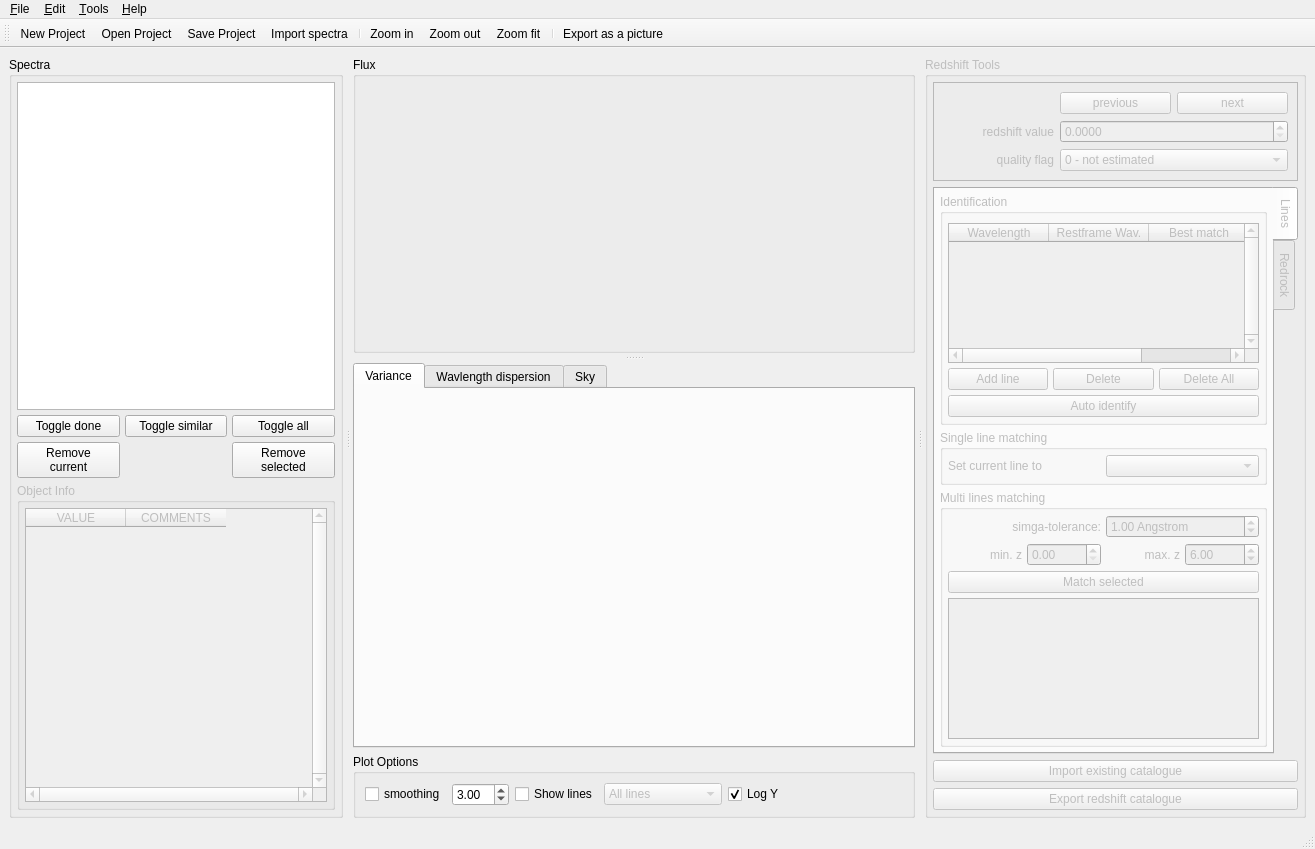
<?xml version="1.0" encoding="UTF-8"?>
<ui version="4.0">
 <class>MainWindow</class>
 <widget class="QMainWindow" name="MainWindow">
  <property name="geometry">
   <rect>
    <x>0</x>
    <y>0</y>
    <width>1315</width>
    <height>849</height>
   </rect>
  </property>
  <property name="sizePolicy">
   <sizepolicy hsizetype="Minimum" vsizetype="Preferred">
    <horstretch>0</horstretch>
    <verstretch>0</verstretch>
   </sizepolicy>
  </property>
  <property name="minimumSize">
   <size>
    <width>100</width>
    <height>100</height>
   </size>
  </property>
  <property name="windowTitle">
   <string>MainWindow</string>
  </property>
  <widget class="QWidget" name="central_widget">
   <layout class="QHBoxLayout" name="horizontalLayout">
    <item>
     <widget class="QSplitter" name="splitter_main">
      <property name="sizePolicy">
       <sizepolicy hsizetype="Expanding" vsizetype="Expanding">
        <horstretch>0</horstretch>
        <verstretch>0</verstretch>
       </sizepolicy>
      </property>
      <property name="frameShape">
       <enum>QFrame::NoFrame</enum>
      </property>
      <property name="frameShadow">
       <enum>QFrame::Plain</enum>
      </property>
      <property name="orientation">
       <enum>Qt::Horizontal</enum>
      </property>
      <property name="handleWidth">
       <number>10</number>
      </property>
      <widget class="QGroupBox" name="spec_group_box">
       <property name="sizePolicy">
        <sizepolicy hsizetype="MinimumExpanding" vsizetype="Expanding">
         <horstretch>0</horstretch>
         <verstretch>0</verstretch>
        </sizepolicy>
       </property>
       <property name="minimumSize">
        <size>
         <width>300</width>
         <height>0</height>
        </size>
       </property>
       <property name="autoFillBackground">
        <bool>false</bool>
       </property>
       <property name="title">
        <string>Spectra</string>
       </property>
       <property name="checkable">
        <bool>false</bool>
       </property>
       <layout class="QVBoxLayout" name="verticalLayout">
        <property name="spacing">
         <number>5</number>
        </property>
        <property name="leftMargin">
         <number>5</number>
        </property>
        <property name="topMargin">
         <number>5</number>
        </property>
        <property name="rightMargin">
         <number>5</number>
        </property>
        <property name="bottomMargin">
         <number>5</number>
        </property>
        <item>
         <widget class="QListWidget" name="spec_list_widget">
          <property name="sizePolicy">
           <sizepolicy hsizetype="Minimum" vsizetype="Expanding">
            <horstretch>0</horstretch>
            <verstretch>0</verstretch>
           </sizepolicy>
          </property>
         </widget>
        </item>
        <item>
         <layout class="QGridLayout" name="grid_layout">
          <item row="1" column="0">
           <widget class="QPushButton" name="remove_spec_button">
            <property name="text">
             <string>Remove
current</string>
            </property>
           </widget>
          </item>
          <item row="0" column="2">
           <widget class="QPushButton" name="toggle_all_button">
            <property name="text">
             <string>Toggle all</string>
            </property>
           </widget>
          </item>
          <item row="0" column="1">
           <widget class="QPushButton" name="toggle_similar_button">
            <property name="text">
             <string>Toggle similar</string>
            </property>
           </widget>
          </item>
          <item row="0" column="0">
           <widget class="QPushButton" name="toggle_done_button">
            <property name="text">
             <string>Toggle done</string>
            </property>
           </widget>
          </item>
          <item row="1" column="2">
           <widget class="QPushButton" name="remove_selected_button">
            <property name="text">
             <string>Remove
selected</string>
            </property>
           </widget>
          </item>
         </layout>
        </item>
        <item>
         <widget class="QGroupBox" name="info_group_box">
          <property name="enabled">
           <bool>false</bool>
          </property>
          <property name="sizePolicy">
           <sizepolicy hsizetype="Preferred" vsizetype="MinimumExpanding">
            <horstretch>0</horstretch>
            <verstretch>0</verstretch>
           </sizepolicy>
          </property>
          <property name="title">
           <string>Object Info</string>
          </property>
          <layout class="QVBoxLayout" name="verticalLayout_3">
           <property name="spacing">
            <number>5</number>
           </property>
           <property name="leftMargin">
            <number>5</number>
           </property>
           <property name="topMargin">
            <number>5</number>
           </property>
           <property name="rightMargin">
            <number>5</number>
           </property>
           <property name="bottomMargin">
            <number>5</number>
           </property>
           <item>
            <widget class="QTableWidget" name="obj_prop_table_widget">
             <property name="sizePolicy">
              <sizepolicy hsizetype="Minimum" vsizetype="Expanding">
               <horstretch>0</horstretch>
               <verstretch>0</verstretch>
              </sizepolicy>
             </property>
             <property name="verticalScrollBarPolicy">
              <enum>Qt::ScrollBarAlwaysOn</enum>
             </property>
             <property name="horizontalScrollBarPolicy">
              <enum>Qt::ScrollBarAlwaysOn</enum>
             </property>
             <property name="sizeAdjustPolicy">
              <enum>QAbstractScrollArea::AdjustIgnored</enum>
             </property>
             <property name="editTriggers">
              <set>QAbstractItemView::AnyKeyPressed|QAbstractItemView::EditKeyPressed</set>
             </property>
             <property name="alternatingRowColors">
              <bool>true</bool>
             </property>
             <property name="verticalScrollMode">
              <enum>QAbstractItemView::ScrollPerItem</enum>
             </property>
             <property name="horizontalScrollMode">
              <enum>QAbstractItemView::ScrollPerPixel</enum>
             </property>
             <attribute name="horizontalHeaderCascadingSectionResizes">
              <bool>true</bool>
             </attribute>
             <column>
              <property name="text">
               <string>VALUE</string>
              </property>
              <property name="font">
               <font>
                <bold>false</bold>
               </font>
              </property>
             </column>
             <column>
              <property name="text">
               <string>COMMENTS</string>
              </property>
             </column>
            </widget>
           </item>
          </layout>
         </widget>
        </item>
       </layout>
      </widget>
      <widget class="QWidget" name="layoutWidget">
       <layout class="QVBoxLayout" name="vertical_layout_2" stretch="0,0">
        <item>
         <widget class="QSplitter" name="splitter_plots">
          <property name="sizePolicy">
           <sizepolicy hsizetype="Expanding" vsizetype="Expanding">
            <horstretch>0</horstretch>
            <verstretch>0</verstretch>
           </sizepolicy>
          </property>
          <property name="frameShape">
           <enum>QFrame::NoFrame</enum>
          </property>
          <property name="frameShadow">
           <enum>QFrame::Plain</enum>
          </property>
          <property name="orientation">
           <enum>Qt::Vertical</enum>
          </property>
          <property name="handleWidth">
           <number>10</number>
          </property>
          <widget class="QGroupBox" name="flux_group_box">
           <property name="sizePolicy">
            <sizepolicy hsizetype="Expanding" vsizetype="Expanding">
             <horstretch>0</horstretch>
             <verstretch>0</verstretch>
            </sizepolicy>
           </property>
           <property name="title">
            <string>Flux</string>
           </property>
           <property name="flat">
            <bool>false</bool>
           </property>
           <layout class="QGridLayout" name="fluxGroupBoxGridLayout">
            <property name="leftMargin">
             <number>0</number>
            </property>
            <property name="topMargin">
             <number>0</number>
            </property>
            <property name="rightMargin">
             <number>0</number>
            </property>
            <property name="bottomMargin">
             <number>0</number>
            </property>
            <property name="spacing">
             <number>0</number>
            </property>
            <item row="0" column="0">
             <widget class="QWidget" name="flux_container_widget" native="true">
              <property name="sizePolicy">
               <sizepolicy hsizetype="Expanding" vsizetype="Expanding">
                <horstretch>0</horstretch>
                <verstretch>0</verstretch>
               </sizepolicy>
              </property>
              <layout class="QHBoxLayout" name="flux_widget_layout">
               <property name="spacing">
                <number>0</number>
               </property>
               <property name="leftMargin">
                <number>0</number>
               </property>
               <property name="topMargin">
                <number>0</number>
               </property>
               <property name="rightMargin">
                <number>0</number>
               </property>
               <property name="bottomMargin">
                <number>0</number>
               </property>
              </layout>
             </widget>
            </item>
           </layout>
          </widget>
          <widget class="QTabWidget" name="other_charts_tab_widget">
           <property name="sizePolicy">
            <sizepolicy hsizetype="Expanding" vsizetype="Expanding">
             <horstretch>0</horstretch>
             <verstretch>0</verstretch>
            </sizepolicy>
           </property>
           <property name="minimumSize">
            <size>
             <width>0</width>
             <height>100</height>
            </size>
           </property>
           <property name="currentIndex">
            <number>0</number>
           </property>
           <widget class="QWidget" name="container_tab_var">
            <attribute name="title">
             <string>Variance</string>
            </attribute>
            <layout class="QGridLayout" name="var_widget_layout">
             <property name="leftMargin">
              <number>0</number>
             </property>
             <property name="topMargin">
              <number>0</number>
             </property>
             <property name="rightMargin">
              <number>0</number>
             </property>
             <property name="bottomMargin">
              <number>0</number>
             </property>
             <property name="spacing">
              <number>0</number>
             </property>
            </layout>
           </widget>
           <widget class="QWidget" name="container_tab_wd">
            <attribute name="title">
             <string>Wavlength dispersion</string>
            </attribute>
            <layout class="QGridLayout" name="wdisp_widget_layout">
             <property name="leftMargin">
              <number>0</number>
             </property>
             <property name="topMargin">
              <number>0</number>
             </property>
             <property name="rightMargin">
              <number>0</number>
             </property>
             <property name="bottomMargin">
              <number>0</number>
             </property>
             <property name="spacing">
              <number>0</number>
             </property>
            </layout>
           </widget>
           <widget class="QWidget" name="container_tab_sky">
            <attribute name="title">
             <string>Sky</string>
            </attribute>
            <layout class="QGridLayout" name="sky_widget_layout">
             <property name="leftMargin">
              <number>0</number>
             </property>
             <property name="topMargin">
              <number>0</number>
             </property>
             <property name="rightMargin">
              <number>0</number>
             </property>
             <property name="bottomMargin">
              <number>0</number>
             </property>
             <property name="spacing">
              <number>0</number>
             </property>
            </layout>
           </widget>
          </widget>
         </widget>
        </item>
        <item>
         <widget class="QGroupBox" name="plot_group_box">
          <property name="enabled">
           <bool>true</bool>
          </property>
          <property name="sizePolicy">
           <sizepolicy hsizetype="Expanding" vsizetype="Preferred">
            <horstretch>0</horstretch>
            <verstretch>0</verstretch>
           </sizepolicy>
          </property>
          <property name="title">
           <string>Plot Options</string>
          </property>
          <layout class="QVBoxLayout" name="verticalLayout_11">
           <item>
            <layout class="QHBoxLayout" name="horizontal_layout_2">
             <item>
              <widget class="QCheckBox" name="smoothing_check_box">
               <property name="text">
                <string>smoothing</string>
               </property>
              </widget>
             </item>
             <item>
              <widget class="QDoubleSpinBox" name="smoothing_dspinbox">
               <property name="minimum">
                <double>0.000000000000000</double>
               </property>
               <property name="maximum">
                <double>10.000000000000000</double>
               </property>
               <property name="value">
                <double>3.000000000000000</double>
               </property>
              </widget>
             </item>
             <item>
              <widget class="QCheckBox" name="show_lines_check_box">
               <property name="enabled">
                <bool>true</bool>
               </property>
               <property name="text">
                <string>Show lines</string>
               </property>
              </widget>
             </item>
             <item>
              <widget class="QComboBox" name="show_lines_combo_box">
               <property name="enabled">
                <bool>false</bool>
               </property>
               <item>
                <property name="text">
                 <string>All lines</string>
                </property>
               </item>
               <item>
                <property name="text">
                 <string>Emission lines</string>
                </property>
               </item>
               <item>
                <property name="text">
                 <string>Absorption lines</string>
                </property>
               </item>
              </widget>
             </item>
             <item>
              <widget class="QCheckBox" name="log_y_check_box">
               <property name="text">
                <string>Log Y</string>
               </property>
               <property name="checked">
                <bool>true</bool>
               </property>
              </widget>
             </item>
             <item>
              <spacer name="horizontal_spacer_2">
               <property name="orientation">
                <enum>Qt::Horizontal</enum>
               </property>
               <property name="sizeHint" stdset="0">
                <size>
                 <width>40</width>
                 <height>20</height>
                </size>
               </property>
              </spacer>
             </item>
            </layout>
           </item>
          </layout>
         </widget>
        </item>
       </layout>
      </widget>
      <widget class="QGroupBox" name="red_group_box">
       <property name="enabled">
        <bool>false</bool>
       </property>
       <property name="sizePolicy">
        <sizepolicy hsizetype="Minimum" vsizetype="MinimumExpanding">
         <horstretch>0</horstretch>
         <verstretch>0</verstretch>
        </sizepolicy>
       </property>
       <property name="minimumSize">
        <size>
         <width>300</width>
         <height>0</height>
        </size>
       </property>
       <property name="title">
        <string>Redshift Tools</string>
       </property>
       <layout class="QVBoxLayout" name="verticalLayout_4">
        <property name="leftMargin">
         <number>5</number>
        </property>
        <property name="topMargin">
         <number>5</number>
        </property>
        <property name="rightMargin">
         <number>5</number>
        </property>
        <property name="bottomMargin">
         <number>5</number>
        </property>
        <item>
         <widget class="QFrame" name="frame">
          <property name="sizePolicy">
           <sizepolicy hsizetype="Minimum" vsizetype="Minimum">
            <horstretch>0</horstretch>
            <verstretch>0</verstretch>
           </sizepolicy>
          </property>
          <property name="frameShape">
           <enum>QFrame::StyledPanel</enum>
          </property>
          <layout class="QGridLayout" name="gridLayout" columnstretch="0,0,0">
           <item row="2" column="0">
            <widget class="QLabel" name="label_4">
             <property name="sizePolicy">
              <sizepolicy hsizetype="Minimum" vsizetype="Minimum">
               <horstretch>0</horstretch>
               <verstretch>0</verstretch>
              </sizepolicy>
             </property>
             <property name="text">
              <string>quality flag</string>
             </property>
             <property name="alignment">
              <set>Qt::AlignRight|Qt::AlignTrailing|Qt::AlignVCenter</set>
             </property>
            </widget>
           </item>
           <item row="1" column="0">
            <widget class="QLabel" name="label">
             <property name="sizePolicy">
              <sizepolicy hsizetype="Minimum" vsizetype="Minimum">
               <horstretch>0</horstretch>
               <verstretch>0</verstretch>
              </sizepolicy>
             </property>
             <property name="text">
              <string>redshift value</string>
             </property>
             <property name="alignment">
              <set>Qt::AlignRight|Qt::AlignTrailing|Qt::AlignVCenter</set>
             </property>
            </widget>
           </item>
           <item row="0" column="2">
            <widget class="QPushButton" name="next_spec_button">
             <property name="text">
              <string>next</string>
             </property>
            </widget>
           </item>
           <item row="0" column="1">
            <widget class="QPushButton" name="previous_spec_button">
             <property name="text">
              <string>previous</string>
             </property>
            </widget>
           </item>
           <item row="1" column="1" colspan="2">
            <widget class="QDoubleSpinBox" name="z_dspinbox">
             <property name="decimals">
              <number>4</number>
             </property>
             <property name="singleStep">
              <double>0.001000000000000</double>
             </property>
             <property name="stepType">
              <enum>QAbstractSpinBox::DefaultStepType</enum>
             </property>
            </widget>
           </item>
           <item row="2" column="1" colspan="2">
            <widget class="QComboBox" name="qflag_combo_box">
             <property name="sizePolicy">
              <sizepolicy hsizetype="Minimum" vsizetype="Minimum">
               <horstretch>0</horstretch>
               <verstretch>0</verstretch>
              </sizepolicy>
             </property>
             <item>
              <property name="text">
               <string>0 - not estimated</string>
              </property>
             </item>
             <item>
              <property name="text">
               <string>1 - unreliable</string>
              </property>
             </item>
             <item>
              <property name="text">
               <string>2 - likely</string>
              </property>
             </item>
             <item>
              <property name="text">
               <string>3 - secure</string>
              </property>
             </item>
             <item>
              <property name="text">
               <string>9 - from one line</string>
              </property>
             </item>
            </widget>
           </item>
          </layout>
         </widget>
        </item>
        <item>
         <widget class="QTabWidget" name="tab_widget">
          <property name="sizePolicy">
           <sizepolicy hsizetype="Minimum" vsizetype="Expanding">
            <horstretch>0</horstretch>
            <verstretch>0</verstretch>
           </sizepolicy>
          </property>
          <property name="tabPosition">
           <enum>QTabWidget::East</enum>
          </property>
          <property name="tabShape">
           <enum>QTabWidget::Rounded</enum>
          </property>
          <property name="currentIndex">
           <number>0</number>
          </property>
          <widget class="QWidget" name="tab_lines">
           <attribute name="title">
            <string>Lines</string>
           </attribute>
           <layout class="QVBoxLayout" name="verticalLayout_5">
            <property name="spacing">
             <number>5</number>
            </property>
            <property name="leftMargin">
             <number>5</number>
            </property>
            <property name="topMargin">
             <number>5</number>
            </property>
            <property name="rightMargin">
             <number>5</number>
            </property>
            <property name="bottomMargin">
             <number>5</number>
            </property>
            <item>
             <widget class="QGroupBox" name="group_box_4">
              <property name="sizePolicy">
               <sizepolicy hsizetype="Minimum" vsizetype="Preferred">
                <horstretch>0</horstretch>
                <verstretch>0</verstretch>
               </sizepolicy>
              </property>
              <property name="title">
               <string>Identification</string>
              </property>
              <layout class="QVBoxLayout" name="verticalLayout_6">
               <property name="spacing">
                <number>5</number>
               </property>
               <property name="leftMargin">
                <number>5</number>
               </property>
               <property name="rightMargin">
                <number>5</number>
               </property>
               <property name="bottomMargin">
                <number>5</number>
               </property>
               <item>
                <widget class="QTableWidget" name="lines_table_widget">
                 <property name="sizePolicy">
                  <sizepolicy hsizetype="Minimum" vsizetype="Expanding">
                   <horstretch>0</horstretch>
                   <verstretch>0</verstretch>
                  </sizepolicy>
                 </property>
                 <property name="verticalScrollBarPolicy">
                  <enum>Qt::ScrollBarAlwaysOn</enum>
                 </property>
                 <property name="columnCount">
                  <number>3</number>
                 </property>
                 <column>
                  <property name="text">
                   <string>Wavelength</string>
                  </property>
                 </column>
                 <column>
                  <property name="text">
                   <string>Restframe Wav.</string>
                  </property>
                 </column>
                 <column>
                  <property name="text">
                   <string>Best match</string>
                  </property>
                 </column>
                </widget>
               </item>
               <item>
                <layout class="QGridLayout" name="grid_layout_2">
                 <item row="0" column="1">
                  <widget class="QPushButton" name="delete_line_button">
                   <property name="text">
                    <string>Delete</string>
                   </property>
                  </widget>
                 </item>
                 <item row="0" column="0">
                  <widget class="QPushButton" name="add_line_button">
                   <property name="text">
                    <string>Add line</string>
                   </property>
                  </widget>
                 </item>
                 <item row="0" column="2">
                  <widget class="QPushButton" name="delete_lines_button">
                   <property name="text">
                    <string>Delete All</string>
                   </property>
                  </widget>
                 </item>
                </layout>
               </item>
               <item>
                <widget class="QPushButton" name="lines_auto_button">
                 <property name="text">
                  <string>Auto identify</string>
                 </property>
                </widget>
               </item>
              </layout>
             </widget>
            </item>
            <item>
             <widget class="QGroupBox" name="group_box">
              <property name="title">
               <string>Single line matching</string>
              </property>
              <layout class="QGridLayout" name="gridLayout_2">
               <property name="leftMargin">
                <number>5</number>
               </property>
               <property name="topMargin">
                <number>5</number>
               </property>
               <property name="rightMargin">
                <number>5</number>
               </property>
               <property name="bottomMargin">
                <number>5</number>
               </property>
               <property name="horizontalSpacing">
                <number>5</number>
               </property>
               <item row="0" column="1">
                <widget class="QComboBox" name="single_line_combo_box"/>
               </item>
               <item row="0" column="0">
                <widget class="QLabel" name="label_6">
                 <property name="text">
                  <string>Set current line to</string>
                 </property>
                </widget>
               </item>
              </layout>
             </widget>
            </item>
            <item>
             <widget class="QGroupBox" name="group_box_7">
              <property name="title">
               <string>Multi lines matching</string>
              </property>
              <layout class="QVBoxLayout" name="verticalLayout_12">
               <property name="spacing">
                <number>5</number>
               </property>
               <property name="leftMargin">
                <number>5</number>
               </property>
               <property name="topMargin">
                <number>5</number>
               </property>
               <property name="rightMargin">
                <number>5</number>
               </property>
               <property name="bottomMargin">
                <number>5</number>
               </property>
               <item>
                <layout class="QHBoxLayout" name="horizontal_layout_5">
                 <item>
                  <widget class="QLabel" name="label_3">
                   <property name="text">
                    <string>simga-tolerance:</string>
                   </property>
                   <property name="alignment">
                    <set>Qt::AlignRight|Qt::AlignTrailing|Qt::AlignVCenter</set>
                   </property>
                  </widget>
                 </item>
                 <item>
                  <widget class="QDoubleSpinBox" name="lines_tol_dspinbox">
                   <property name="suffix">
                    <string> Angstrom</string>
                   </property>
                   <property name="minimum">
                    <double>0.100000000000000</double>
                   </property>
                   <property name="maximum">
                    <double>99.000000000000000</double>
                   </property>
                   <property name="singleStep">
                    <double>0.100000000000000</double>
                   </property>
                   <property name="value">
                    <double>1.000000000000000</double>
                   </property>
                  </widget>
                 </item>
                </layout>
               </item>
               <item>
                <layout class="QHBoxLayout" name="horizontal_layout_7">
                 <item>
                  <widget class="QLabel" name="label_5">
                   <property name="text">
                    <string>min. z</string>
                   </property>
                   <property name="alignment">
                    <set>Qt::AlignRight|Qt::AlignTrailing|Qt::AlignVCenter</set>
                   </property>
                  </widget>
                 </item>
                 <item>
                  <widget class="QDoubleSpinBox" name="z_min_dspinbox">
                   <property name="maximum">
                    <double>999.000000000000000</double>
                   </property>
                   <property name="singleStep">
                    <double>0.001000000000000</double>
                   </property>
                  </widget>
                 </item>
                 <item>
                  <widget class="QLabel" name="label_2">
                   <property name="text">
                    <string>max. z</string>
                   </property>
                   <property name="alignment">
                    <set>Qt::AlignRight|Qt::AlignTrailing|Qt::AlignVCenter</set>
                   </property>
                  </widget>
                 </item>
                 <item>
                  <widget class="QDoubleSpinBox" name="z_max_dspinbox">
                   <property name="value">
                    <double>6.000000000000000</double>
                   </property>
                  </widget>
                 </item>
                </layout>
               </item>
               <item>
                <widget class="QPushButton" name="match_lines_button">
                 <property name="text">
                  <string>Match selected</string>
                 </property>
                </widget>
               </item>
               <item>
                <widget class="QListWidget" name="lines_match_list_widget"/>
               </item>
              </layout>
             </widget>
            </item>
           </layout>
          </widget>
          <widget class="QWidget" name="tab_rr">
           <attribute name="title">
            <string>Redrock</string>
           </attribute>
           <layout class="QVBoxLayout" name="verticalLayout_7">
            <property name="spacing">
             <number>5</number>
            </property>
            <property name="leftMargin">
             <number>5</number>
            </property>
            <property name="topMargin">
             <number>5</number>
            </property>
            <property name="rightMargin">
             <number>5</number>
            </property>
            <property name="bottomMargin">
             <number>5</number>
            </property>
            <item>
             <widget class="QGroupBox" name="group_box_5">
              <property name="title">
               <string>Options</string>
              </property>
              <layout class="QVBoxLayout" name="verticalLayout_8">
               <property name="spacing">
                <number>5</number>
               </property>
               <property name="leftMargin">
                <number>5</number>
               </property>
               <property name="topMargin">
                <number>5</number>
               </property>
               <property name="rightMargin">
                <number>5</number>
               </property>
               <property name="bottomMargin">
                <number>5</number>
               </property>
               <item>
                <widget class="QRadioButton" name="redrock_all_radio">
                 <property name="text">
                  <string>for all ob&amp;jects</string>
                 </property>
                 <property name="checked">
                  <bool>true</bool>
                 </property>
                </widget>
               </item>
               <item>
                <widget class="QRadioButton" name="redrock_selected_radio">
                 <property name="text">
                  <string>for selected objects onl&amp;y</string>
                 </property>
                </widget>
               </item>
               <item>
                <widget class="QRadioButton" name="redrock_current_radio">
                 <property name="text">
                  <string>for c&amp;urrent object only</string>
                 </property>
                 <property name="checked">
                  <bool>false</bool>
                 </property>
                </widget>
               </item>
              </layout>
             </widget>
            </item>
            <item>
             <widget class="QGroupBox" name="group_box_6">
              <property name="title">
               <string>Status</string>
              </property>
              <layout class="QVBoxLayout" name="verticalLayout_9">
               <property name="spacing">
                <number>5</number>
               </property>
               <property name="leftMargin">
                <number>5</number>
               </property>
               <property name="topMargin">
                <number>5</number>
               </property>
               <property name="rightMargin">
                <number>5</number>
               </property>
               <property name="bottomMargin">
                <number>5</number>
               </property>
               <item>
                <widget class="QTextEdit" name="redrock_text_edit">
                 <property name="verticalScrollBarPolicy">
                  <enum>Qt::ScrollBarAlwaysOn</enum>
                 </property>
                 <property name="horizontalScrollBarPolicy">
                  <enum>Qt::ScrollBarAlwaysOn</enum>
                 </property>
                 <property name="undoRedoEnabled">
                  <bool>false</bool>
                 </property>
                 <property name="lineWrapMode">
                  <enum>QTextEdit::NoWrap</enum>
                 </property>
                 <property name="readOnly">
                  <bool>true</bool>
                 </property>
                 <property name="markdown">
                  <string notr="true"/>
                 </property>
                 <property name="html">
                  <string notr="true">&lt;!DOCTYPE HTML PUBLIC &quot;-//W3C//DTD HTML 4.0//EN&quot; &quot;http://www.w3.org/TR/REC-html40/strict.dtd&quot;&gt;
&lt;html&gt;&lt;head&gt;&lt;meta name=&quot;qrichtext&quot; content=&quot;1&quot; /&gt;&lt;meta charset=&quot;utf-8&quot; /&gt;&lt;style type=&quot;text/css&quot;&gt;
p, li { white-space: pre-wrap; }
hr { height: 1px; border-width: 0; }
li.unchecked::marker { content: &quot;\2610&quot;; }
li.checked::marker { content: &quot;\2612&quot;; }
&lt;/style&gt;&lt;/head&gt;&lt;body style=&quot; font-family:'Noto Sans'; font-size:10pt; font-weight:400; font-style:normal;&quot;&gt;
&lt;p style=&quot;-qt-paragraph-type:empty; margin-top:0px; margin-bottom:0px; margin-left:0px; margin-right:0px; -qt-block-indent:0; text-indent:0px;&quot;&gt;&lt;br /&gt;&lt;/p&gt;&lt;/body&gt;&lt;/html&gt;</string>
                 </property>
                 <property name="placeholderText">
                  <string notr="true"/>
                 </property>
                </widget>
               </item>
               <item>
                <widget class="QProgressBar" name="redrock_progress_bar">
                 <property name="value">
                  <number>0</number>
                 </property>
                </widget>
               </item>
              </layout>
             </widget>
            </item>
            <item>
             <widget class="QPushButton" name="redrock_run_button">
              <property name="text">
               <string>Run</string>
              </property>
             </widget>
            </item>
           </layout>
          </widget>
         </widget>
        </item>
        <item>
         <widget class="QPushButton" name="import_zcat_button">
          <property name="text">
           <string>Import existing catalogue</string>
          </property>
         </widget>
        </item>
        <item>
         <widget class="QPushButton" name="export_zcat_button">
          <property name="text">
           <string>Export redshift catalogue</string>
          </property>
         </widget>
        </item>
       </layout>
      </widget>
     </widget>
    </item>
   </layout>
  </widget>
  <widget class="QMenuBar" name="menubar">
   <property name="geometry">
    <rect>
     <x>0</x>
     <y>0</y>
     <width>1315</width>
     <height>23</height>
    </rect>
   </property>
   <widget class="QMenu" name="menuFile">
    <property name="title">
     <string>&amp;File</string>
    </property>
    <addaction name="action_open_project"/>
    <addaction name="action_save_project"/>
    <addaction name="action_save_project_as"/>
    <addaction name="separator"/>
    <addaction name="action_import_spectra"/>
    <addaction name="separator"/>
    <addaction name="action_exit"/>
    <addaction name="separator"/>
   </widget>
   <widget class="QMenu" name="menu_about">
    <property name="title">
     <string>&amp;Help</string>
    </property>
    <addaction name="separator"/>
    <addaction name="action_online_user_manual"/>
    <addaction name="separator"/>
    <addaction name="action_controls_layout"/>
    <addaction name="action_about"/>
   </widget>
   <widget class="QMenu" name="menu_edit">
    <property name="title">
     <string>&amp;Edit</string>
    </property>
    <addaction name="action_settings"/>
   </widget>
   <widget class="QMenu" name="menuExport">
    <property name="title">
     <string>&amp;Tools</string>
    </property>
    <addaction name="action_import_zcat"/>
    <addaction name="action_export_zcat"/>
    <addaction name="separator"/>
    <addaction name="action_export_as_a_picture"/>
   </widget>
   <addaction name="menuFile"/>
   <addaction name="menu_edit"/>
   <addaction name="menuExport"/>
   <addaction name="menu_about"/>
  </widget>
  <widget class="QStatusBar" name="statusbar"/>
  <widget class="QToolBar" name="toolBar">
   <property name="windowTitle">
    <string>toolBar</string>
   </property>
   <property name="toolButtonStyle">
    <enum>Qt::ToolButtonIconOnly</enum>
   </property>
   <attribute name="toolBarArea">
    <enum>TopToolBarArea</enum>
   </attribute>
   <attribute name="toolBarBreak">
    <bool>false</bool>
   </attribute>
   <addaction name="action_new_project"/>
   <addaction name="action_open_project"/>
   <addaction name="action_save_project"/>
   <addaction name="action_import_spectra"/>
   <addaction name="separator"/>
   <addaction name="action_zoom_in"/>
   <addaction name="action_zoom_out"/>
   <addaction name="action_zoom_fit"/>
   <addaction name="separator"/>
   <addaction name="action_export_as_a_picture"/>
  </widget>
  <action name="action_open_project">
   <property name="icon">
    <iconset theme="document-open"/>
   </property>
   <property name="text">
    <string>&amp;Open Project</string>
   </property>
   <property name="toolTip">
    <string>Open Project</string>
   </property>
  </action>
  <action name="action_save_project">
   <property name="icon">
    <iconset theme="document-save"/>
   </property>
   <property name="text">
    <string>&amp;Save Project</string>
   </property>
   <property name="toolTip">
    <string>Save current session to a file</string>
   </property>
  </action>
  <action name="action_import_spectra">
   <property name="icon">
    <iconset theme="list-add"/>
   </property>
   <property name="text">
    <string>&amp;Import spectra</string>
   </property>
  </action>
  <action name="action_exit">
   <property name="icon">
    <iconset theme="application-exit"/>
   </property>
   <property name="text">
    <string>&amp;Exit</string>
   </property>
  </action>
  <action name="action_save_project_as">
   <property name="icon">
    <iconset theme="document-save-as"/>
   </property>
   <property name="text">
    <string>Save &amp;Project As...</string>
   </property>
   <property name="toolTip">
    <string>Save current session to as file ...</string>
   </property>
  </action>
  <action name="action_zoom_in">
   <property name="icon">
    <iconset theme="zoom-in"/>
   </property>
   <property name="text">
    <string>Zoom in</string>
   </property>
   <property name="toolTip">
    <string>Zoom in</string>
   </property>
   <property name="menuRole">
    <enum>QAction::NoRole</enum>
   </property>
  </action>
  <action name="action_zoom_out">
   <property name="icon">
    <iconset theme="zoom-out"/>
   </property>
   <property name="text">
    <string>Zoom out</string>
   </property>
   <property name="toolTip">
    <string>Zoom out</string>
   </property>
   <property name="menuRole">
    <enum>QAction::NoRole</enum>
   </property>
  </action>
  <action name="action_zoom_fit">
   <property name="icon">
    <iconset theme="zoom-original"/>
   </property>
   <property name="text">
    <string>Zoom fit</string>
   </property>
   <property name="toolTip">
    <string>Zoom fit</string>
   </property>
   <property name="menuRole">
    <enum>QAction::NoRole</enum>
   </property>
  </action>
  <action name="action_new_project">
   <property name="icon">
    <iconset theme="document-new"/>
   </property>
   <property name="text">
    <string>New Project</string>
   </property>
   <property name="toolTip">
    <string>Start a new empty project</string>
   </property>
   <property name="menuRole">
    <enum>QAction::NoRole</enum>
   </property>
  </action>
  <action name="action_online_user_manual">
   <property name="icon">
    <iconset theme="help-browser"/>
   </property>
   <property name="text">
    <string>&amp;Online user manual</string>
   </property>
  </action>
  <action name="action_about">
   <property name="icon">
    <iconset theme="dialog-information"/>
   </property>
   <property name="text">
    <string>&amp;About</string>
   </property>
  </action>
  <action name="action_controls_layout">
   <property name="icon">
    <iconset theme="accessories-character-map"/>
   </property>
   <property name="text">
    <string>&amp;Controls layout</string>
   </property>
  </action>
  <action name="action_settings">
   <property name="icon">
    <iconset theme="preferences-other"/>
   </property>
   <property name="text">
    <string>&amp;Settings</string>
   </property>
  </action>
  <action name="action_import_zcat">
   <property name="text">
    <string>Import spectroscopi &amp;catalogue</string>
   </property>
  </action>
  <action name="action_export_zcat">
   <property name="text">
    <string>E&amp;xport spectroscopic catalogue</string>
   </property>
  </action>
  <action name="action_export_as_a_picture">
   <property name="icon">
    <iconset theme="image-x-generic"/>
   </property>
   <property name="text">
    <string>&amp;Export as a picture</string>
   </property>
  </action>
 </widget>
 <resources/>
 <connections>
  <connection>
   <sender>show_lines_check_box</sender>
   <signal>toggled(bool)</signal>
   <receiver>show_lines_combo_box</receiver>
   <slot>setEnabled(bool)</slot>
   <hints>
    <hint type="sourcelabel">
     <x>553</x>
     <y>672</y>
    </hint>
    <hint type="destinationlabel">
     <x>594</x>
     <y>672</y>
    </hint>
   </hints>
  </connection>
 </connections>
</ui>
